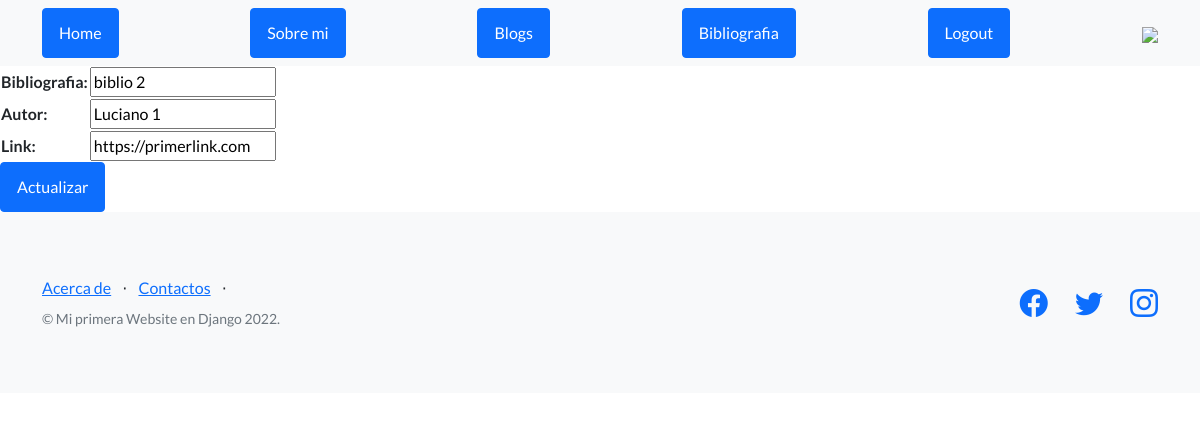
/bases/upLoadBibliography/3/ (signed in), run on the app's committed database.
### bases/models.py (models this page shows, shortened)
class Bibliography(models.Model):
    main = models.TextField(max_length=1000)
    author = models.CharField(max_length=20)
    webLink = models.URLField()

### bases/views.py (the view, shortened to what this page needs)
# urls.py: path('upLoadBibliography/<int:id>/', views.upLoadBibliography, name='upLoadBibliography'),
@login_required
def upLoadBibliography(request, id):
    bibliography = Bibliography.objects.get(id=id)
    formBiblio = FormBibliography(
        initial={
            'main': bibliography.main,
            'author': bibliography.author,
            'webLink': bibliography.webLink
        }
    )
    return render(
        request, 'bases/upLoadBibliography.html',
        {'formBiblio': formBiblio, 'bibliography': bibliography}
    )

### bases/forms.py
class FormBibliography(forms.Form):
    main = forms.CharField(label='Bibliografia', max_length=50)
    author = forms.CharField(label='Autor', max_length=20)
    webLink = forms.URLField(label='Link')

### bases/templates/bases/upLoadBibliography.html (shortened to what this page needs)
{% extends 'index/index.html' %}
{% block templates %}
    <form action={% url 'upLoadBibliography' bibliography.id %} method="post">
       <table>
            {{formBiblio.as_table}}
        </table>
        <button class="btn btn-primary" type="submit">Actualizar</button>
    </form>
{% endblock templates %}

### data on the page
Bibliography: main "biblio 2", author "Luciano 1", webLink "https://primerlink.com"
